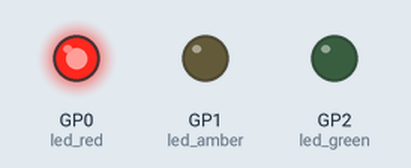
Simulated run of this program. Board: Raspberry Pi Pico running MicroPython. Parts: output pins drawn as LEDs (lit = HIGH).

Above: at 2.5 s.
At 6.0 s:
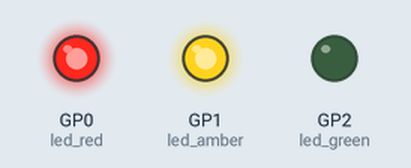
At 9.5 s:
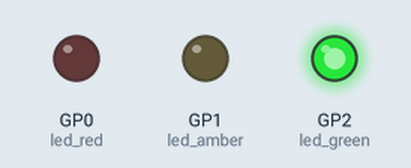
At 13.5 s:
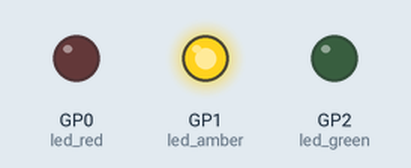
Timing chart, 0 to 19.5 s (numbered marks = the images above):
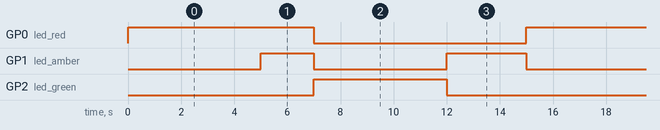

The program:

traffic_lights.py
```python
from machine import Pin
from utime import sleep

led_red = Pin(0, Pin.OUT)
led_amber = Pin(1, Pin.OUT)
led_green = Pin(2, Pin.OUT)

while True:
    led_red.value(1)
    sleep(5)
    led_amber.value(1)
    sleep(2)
    led_red.value(0)
    led_amber.value(0)
    led_green.value(1)
    sleep(5)
    led_green.value(0)
    led_amber.value(1)
    sleep(3)
    led_amber.value(0)
```

Measured:
- by itself, GP0 (led_red): alternates HIGH for 7.0 s and LOW for 8.0 s
- by itself, GP1 (led_amber): repeats every 15.0 s: LOW 5.0 s, HIGH 3.0 s, LOW 5.0 s, HIGH 2.0 s
- by itself, GP2 (led_green): alternates HIGH for 5.0 s and LOW for 10.0 s
